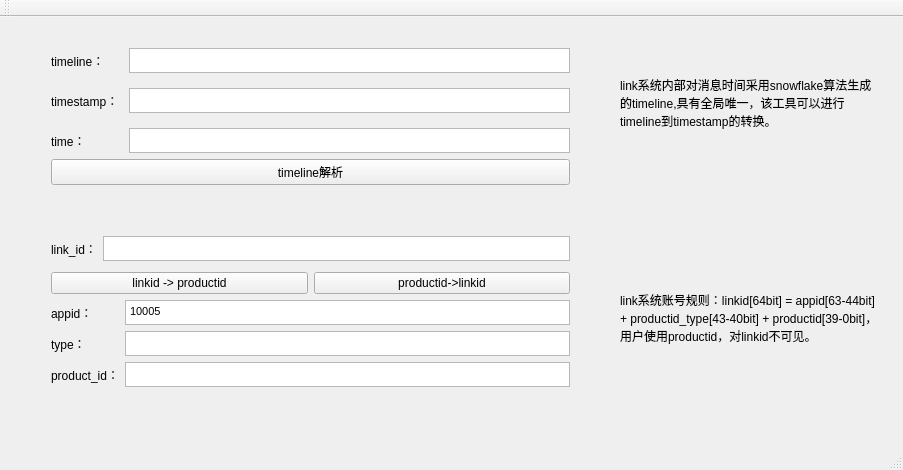
<?xml version="1.0" encoding="UTF-8"?>
<ui version="4.0">
 <class>MainWindow</class>
 <widget class="QMainWindow" name="MainWindow">
  <property name="geometry">
   <rect>
    <x>0</x>
    <y>0</y>
    <width>903</width>
    <height>470</height>
   </rect>
  </property>
  <property name="windowTitle">
   <string>MainWindow</string>
  </property>
  <widget class="QWidget" name="centralWidget">
   <widget class="QWidget" name="verticalLayoutWidget">
    <property name="geometry">
     <rect>
      <x>40</x>
      <y>20</y>
      <width>541</width>
      <height>401</height>
     </rect>
    </property>
    <layout class="QVBoxLayout" name="verticalLayout">
     <item>
      <layout class="QGridLayout" name="gridLayout">
       <property name="sizeConstraint">
        <enum>QLayout::SetFixedSize</enum>
       </property>
       <property name="horizontalSpacing">
        <number>10</number>
       </property>
       <property name="verticalSpacing">
        <number>15</number>
       </property>
       <item row="2" column="0">
        <widget class="QLabel" name="label_3">
         <property name="text">
          <string>time：</string>
         </property>
        </widget>
       </item>
       <item row="1" column="0">
        <widget class="QLabel" name="label_2">
         <property name="text">
          <string>timestamp：</string>
         </property>
        </widget>
       </item>
       <item row="2" column="1">
        <widget class="QTextEdit" name="textEdit_t">
         <property name="maximumSize">
          <size>
           <width>16777215</width>
           <height>25</height>
          </size>
         </property>
        </widget>
       </item>
       <item row="0" column="1">
        <widget class="QTextEdit" name="textEdit_tl">
         <property name="enabled">
          <bool>true</bool>
         </property>
         <property name="sizePolicy">
          <sizepolicy hsizetype="Expanding" vsizetype="Fixed">
           <horstretch>0</horstretch>
           <verstretch>0</verstretch>
          </sizepolicy>
         </property>
         <property name="maximumSize">
          <size>
           <width>1000</width>
           <height>25</height>
          </size>
         </property>
        </widget>
       </item>
       <item row="1" column="1">
        <widget class="QTextEdit" name="textEdit_ts">
         <property name="maximumSize">
          <size>
           <width>16777215</width>
           <height>25</height>
          </size>
         </property>
        </widget>
       </item>
       <item row="0" column="0">
        <widget class="QLabel" name="label">
         <property name="text">
          <string>timeline：</string>
         </property>
        </widget>
       </item>
      </layout>
     </item>
     <item>
      <widget class="QPushButton" name="pushButton">
       <property name="text">
        <string>timeline解析</string>
       </property>
      </widget>
     </item>
     <item>
      <spacer name="verticalSpacer_3">
       <property name="orientation">
        <enum>Qt::Vertical</enum>
       </property>
       <property name="sizeHint" stdset="0">
        <size>
         <width>20</width>
         <height>40</height>
        </size>
       </property>
      </spacer>
     </item>
     <item>
      <layout class="QFormLayout" name="formLayout">
       <item row="0" column="0">
        <widget class="QLabel" name="label_4">
         <property name="text">
          <string>link_id：</string>
         </property>
        </widget>
       </item>
       <item row="0" column="1">
        <widget class="QTextEdit" name="textEdit_linkid">
         <property name="maximumSize">
          <size>
           <width>16777215</width>
           <height>25</height>
          </size>
         </property>
        </widget>
       </item>
      </layout>
     </item>
     <item>
      <layout class="QHBoxLayout" name="horizontalLayout">
       <item>
        <widget class="QPushButton" name="pushButton_link2product">
         <property name="text">
          <string>linkid -&gt; productid</string>
         </property>
        </widget>
       </item>
       <item>
        <widget class="QPushButton" name="pushButton_product2link">
         <property name="text">
          <string>productid-&gt;linkid</string>
         </property>
        </widget>
       </item>
      </layout>
     </item>
     <item>
      <layout class="QGridLayout" name="gridLayout_2">
       <item row="0" column="0">
        <widget class="QLabel" name="label_5">
         <property name="text">
          <string>appid：</string>
         </property>
        </widget>
       </item>
       <item row="2" column="0">
        <widget class="QLabel" name="label_7">
         <property name="text">
          <string>product_id：</string>
         </property>
        </widget>
       </item>
       <item row="1" column="0">
        <widget class="QLabel" name="label_6">
         <property name="text">
          <string>type：</string>
         </property>
        </widget>
       </item>
       <item row="0" column="1">
        <widget class="QTextEdit" name="textEdit_appid">
         <property name="maximumSize">
          <size>
           <width>16777215</width>
           <height>25</height>
          </size>
         </property>
         <property name="html">
          <string>&lt;!DOCTYPE HTML PUBLIC &quot;-//W3C//DTD HTML 4.0//EN&quot; &quot;http://www.w3.org/TR/REC-html40/strict.dtd&quot;&gt;
&lt;html&gt;&lt;head&gt;&lt;meta name=&quot;qrichtext&quot; content=&quot;1&quot; /&gt;&lt;style type=&quot;text/css&quot;&gt;
p, li { white-space: pre-wrap; }
&lt;/style&gt;&lt;/head&gt;&lt;body style=&quot; font-family:'SimSun'; font-size:8.25pt; font-weight:400; font-style:normal;&quot;&gt;
&lt;p style=&quot; margin-top:0px; margin-bottom:0px; margin-left:0px; margin-right:0px; -qt-block-indent:0; text-indent:0px;&quot;&gt;10005&lt;/p&gt;&lt;/body&gt;&lt;/html&gt;</string>
         </property>
        </widget>
       </item>
       <item row="1" column="1">
        <widget class="QTextEdit" name="textEdit_productidtype">
         <property name="maximumSize">
          <size>
           <width>16777215</width>
           <height>25</height>
          </size>
         </property>
        </widget>
       </item>
       <item row="2" column="1">
        <widget class="QTextEdit" name="textEdit_productid">
         <property name="maximumSize">
          <size>
           <width>16777215</width>
           <height>25</height>
          </size>
         </property>
        </widget>
       </item>
      </layout>
     </item>
     <item>
      <spacer name="verticalSpacer">
       <property name="orientation">
        <enum>Qt::Vertical</enum>
       </property>
       <property name="sizeHint" stdset="0">
        <size>
         <width>20</width>
         <height>40</height>
        </size>
       </property>
      </spacer>
     </item>
    </layout>
   </widget>
   <widget class="QLabel" name="tip1">
    <property name="geometry">
     <rect>
      <x>620</x>
      <y>50</y>
      <width>261</width>
      <height>71</height>
     </rect>
    </property>
    <property name="text">
     <string>link系统内部对消息时间采用snowflake算法生成的timeline,具有全局唯一，该工具可以进行timeline到timestamp的转换。</string>
    </property>
    <property name="wordWrap">
     <bool>true</bool>
    </property>
   </widget>
   <widget class="QLabel" name="tip2">
    <property name="geometry">
     <rect>
      <x>620</x>
      <y>240</y>
      <width>261</width>
      <height>121</height>
     </rect>
    </property>
    <property name="text">
     <string>link系统账号规则：linkid[64bit] = appid[63-44bit] + productid_type[43-40bit] + productid[39-0bit]，用户使用productid，对linkid不可见。</string>
    </property>
    <property name="wordWrap">
     <bool>true</bool>
    </property>
   </widget>
  </widget>
  <widget class="QToolBar" name="mainToolBar">
   <attribute name="toolBarArea">
    <enum>TopToolBarArea</enum>
   </attribute>
   <attribute name="toolBarBreak">
    <bool>false</bool>
   </attribute>
  </widget>
  <widget class="QStatusBar" name="statusBar"/>
 </widget>
 <layoutdefault spacing="6" margin="11"/>
 <resources/>
 <connections/>
</ui>
